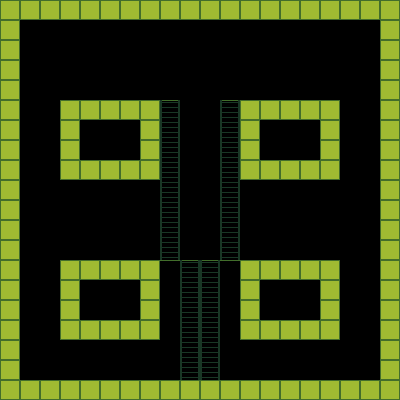

A level layout from a 2D game, rendered from its tile map. Below: a short description, then the map file with its tile-grid data intact:
An orthogonal 20x20 tile map with 20x20 px tiles, 2 tile layers (Tile Layer 1, Tile Layer 2) and 5 objects (4x Spawner, Player).

<map version="1.0" orientation="orthogonal" renderorder="right-down" width="20" height="20" tilewidth="20" tileheight="20" nextobjectid="6">
 <tileset firstgid="1" name="Blorp" tilewidth="20" tileheight="20">
  <tile id="0">
   <properties>
    <property name="Entity" value="Block" />
   </properties>
   <image width="20" height="20" source="../images/block.png" />
  </tile>
  <tile id="1">
   <properties>
    <property name="Entity" value="Player" />
   </properties>
   <image width="20" height="20" source="../images/player.png" />
  </tile>
  <tile id="2">
   <properties>
    <property name="Entity" value="Ladder" />
   </properties>
   <image width="20" height="20" source="../images/ladder.png" />
  </tile>
  <tile id="3">
   <properties>
    <property name="Entity" value="Platform" />
   </properties>
   <image width="20" height="20" source="../images/platform.png" />
  </tile>
  <tile id="4">
   <properties>
    <property name="Entity" value="Spawner" />
   </properties>
   <image width="20" height="20" source="../images/exit_door.png" />
  </tile>
  <tile id="5">
   <properties>
    <property name="Entity" value="Spikes" />
   </properties>
   <image width="20" height="20" source="../images/spikes.png" />
  </tile>
 </tileset>
 <layer name="Tile Layer 1" width="20" height="20">
  <data encoding="csv">
1,1,1,1,1,1,1,1,1,1,1,1,1,1,1,1,1,1,1,1,
1,0,0,0,0,0,0,0,0,0,0,0,0,0,0,0,0,0,0,1,
1,0,0,0,0,0,0,0,0,0,0,0,0,0,0,0,0,0,0,1,
1,0,0,0,0,0,0,0,0,0,0,0,0,0,0,0,0,0,0,1,
1,0,0,0,0,0,0,0,0,0,0,0,0,0,0,0,0,0,0,1,
1,0,0,1,1,1,1,1,4,0,0,4,1,1,1,1,1,0,0,1,
1,0,0,1,0,0,0,1,0,0,0,0,1,0,0,0,1,0,0,1,
1,0,0,1,0,0,0,1,0,0,0,0,1,0,0,0,1,0,0,1,
1,0,0,1,1,1,1,1,0,0,0,0,1,1,1,1,1,0,0,1,
1,0,0,0,0,0,0,0,0,0,0,0,0,0,0,0,0,0,0,1,
1,0,0,0,0,0,0,0,0,0,0,0,0,0,0,0,0,0,0,1,
1,0,0,0,0,0,0,0,0,0,0,0,0,0,0,0,0,0,0,1,
1,0,0,0,0,0,0,0,0,0,0,0,0,0,0,0,0,0,0,1,
1,0,0,1,1,1,1,1,4,4,4,4,0,0,0,0,0,0,0,1,
1,0,0,1,0,0,0,0,0,0,0,0,0,0,0,0,0,0,0,1,
1,0,0,1,0,0,0,0,0,0,0,0,0,0,0,0,0,0,0,1,
1,0,0,1,1,1,1,1,0,0,0,0,0,0,0,0,0,0,0,1,
1,0,0,0,0,0,0,0,0,0,0,0,0,0,0,0,0,0,0,1,
1,0,0,0,0,0,0,0,0,0,0,0,0,0,0,0,0,0,0,1,
1,1,1,1,1,1,1,1,1,1,1,1,1,1,1,1,1,1,1,1
</data>
 </layer>
 <layer name="Tile Layer 2" width="20" height="20">
  <data encoding="csv">
0,0,0,0,0,0,0,0,0,0,0,0,0,0,0,0,0,0,0,0,
0,0,0,0,0,0,0,0,0,0,0,0,0,0,0,0,0,0,0,0,
0,0,0,0,0,0,0,0,0,0,0,0,0,0,0,0,0,0,0,0,
0,0,0,0,0,0,0,0,0,0,0,0,0,0,0,0,0,0,0,0,
0,0,0,0,0,0,0,0,0,0,0,0,0,0,0,0,0,0,0,0,
0,0,0,0,0,0,0,0,3,0,0,3,0,0,0,0,0,0,0,0,
0,0,0,0,0,0,0,0,3,0,0,3,0,0,0,0,0,0,0,0,
0,0,0,0,0,0,0,0,3,0,0,3,0,0,0,0,0,0,0,0,
0,0,0,0,0,0,0,0,3,0,0,3,0,0,0,0,0,0,0,0,
0,0,0,0,0,0,0,0,3,0,0,3,0,0,0,0,0,0,0,0,
0,0,0,0,0,0,0,0,3,0,0,3,0,0,0,0,0,0,0,0,
0,0,0,0,0,0,0,0,3,0,0,3,0,0,0,0,0,0,0,0,
0,0,0,0,0,0,0,0,3,0,0,3,0,0,0,0,0,0,0,0,
0,0,0,0,0,0,0,0,0,3,3,0,1,1,1,1,1,0,0,0,
0,0,0,0,0,0,0,1,0,3,3,0,1,0,0,0,1,0,0,0,
0,0,0,0,0,0,0,1,0,3,3,0,1,0,0,0,1,0,0,0,
0,0,0,0,0,0,0,1,0,3,3,0,1,1,1,1,1,0,0,0,
0,0,0,0,0,0,0,0,0,3,3,0,0,0,0,0,0,0,0,0,
0,0,0,0,0,0,0,0,0,3,3,0,0,0,0,0,0,0,0,0,
0,0,0,0,0,0,0,0,0,0,0,0,0,0,0,0,0,0,0,0
</data>
 </layer>
 <objectgroup name="Object Layer 1">
  <object id="1" type="Player" gid="2" x="189" y="259" />
  <object id="2" type="Spawner" gid="5" x="320" y="100">
   <properties>
    <property name="direction" value="left" />
   </properties>
  </object>
  <object id="3" type="Spawner" gid="5" x="320" y="260">
   <properties>
    <property name="direction" value="left" />
   </properties>
  </object>
  <object id="4" type="Spawner" gid="5" x="60" y="260" />
  <object id="5" type="Spawner" gid="5" x="60" y="100" />
 </objectgroup>
</map>